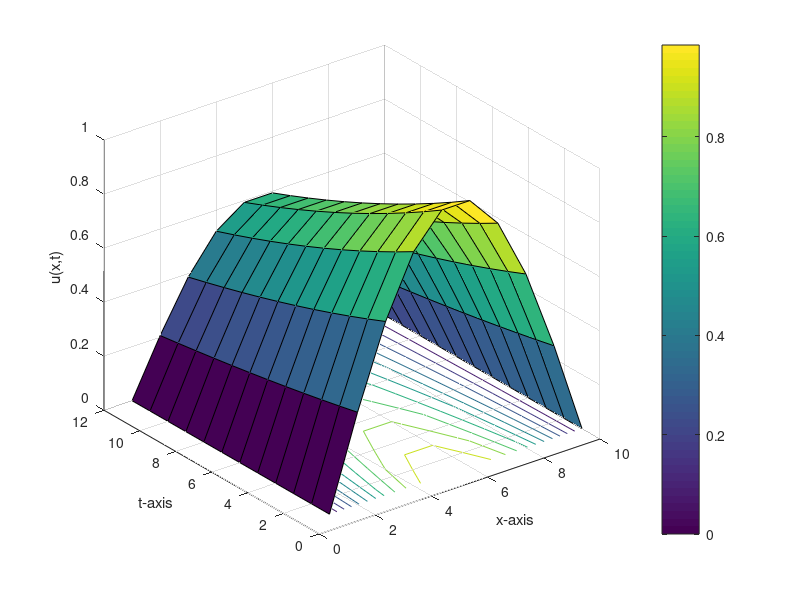
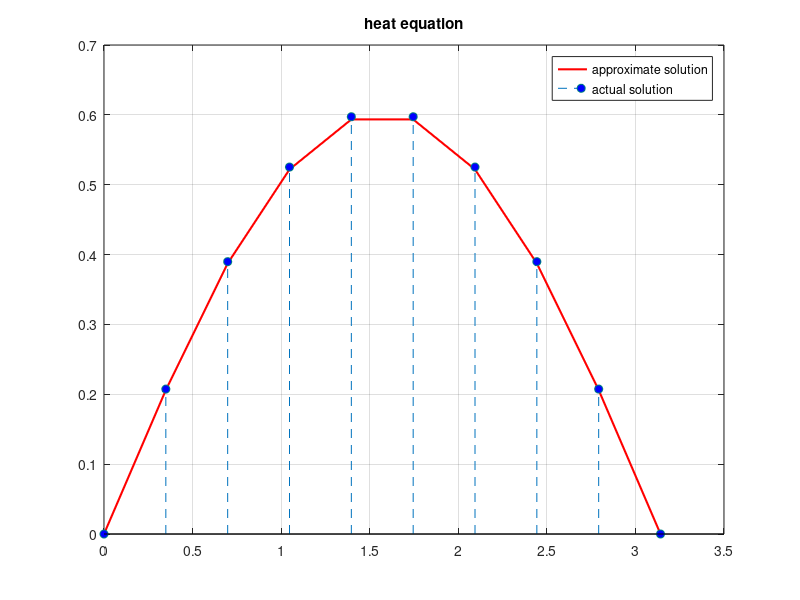

MATLAB code for these plots, in order:
    % Approximate the solution of the one dimensional heat equation
    %
    % du/dt = d^2u/dx^2,   0 < x < pi,  t > 0
    %
    % which is subject to the initial condition
    % u(x,0) = sin(x),   0 <= x <= pi
    %
    % and the boundary conditions
    % u(0,t) = u(pi,t) = 0,   t > 0
    %
    % and compare the result at t = 0.5 to the actual solution
    % u(x,t) = exp(-t)*sin(x)

    function heat2
    clc
    clf
    clear all
    c=1;%Diffusivity
    a=0;%Left boundary
    b=pi;%Right boundary
    tf=0.5;%Final time
    n=10;
    m=12;
    C1=0;%Left Boundary Condition
    C2=0;%Right Boundary Condition
    h=(b-a)/(n-1);%Grid spacing
    k=(tf-0)/(m-1);%Time stepping
    r=(c*c*k)/(h*h)%Stability criterion 0<r<0.5
    u=zeros(n,m);
    for j=1:m
        u(1,j)=C1;
        u(n,j)=C2;
    end
    for i=2:n-1
        u(i,1)=f(a+(i-1)*h);
    end
    for j=2:m
        for i=2:n-1
            u(i,j)=r*u(i-1,j-1)+(1-2*r)*u(i,j-1)+r*u(i+1,j-1);
        end
    end
    disp('Result=')
    num2str(u')
    figure (1)
    surfc(u')
    colorbar
    grid on
    xlabel('x-axis');
    ylabel('t-axis');
    zlabel('u(x,t)');
    hold off
    x=linspace(a,b,n);
    figure (2)
    sum=0.0;
    for i=1:n
        v1(i)=u(i,m);%approximate solution depends on the value of m
        v2(i)=exp(-tf)*sin(x(i)); %Exact solution at t=0.5
        sum=sum+(v1(i)-v2(i))*(v1(i)-v2(i));
    end
    rmse=sqrt(sum/length(v1))
    plot(x,v1,'-r','LineWidth',1.5)
    hold on
    stem(x,v2,'--','MarkerEdgeColor',[0 .5 .5],'MarkerFaceColor','blue')
    grid on
    hold off
    title('heat equation')
    legend('approximate solution','actual solution');
    function z=f(x)
    z=sin(x);
